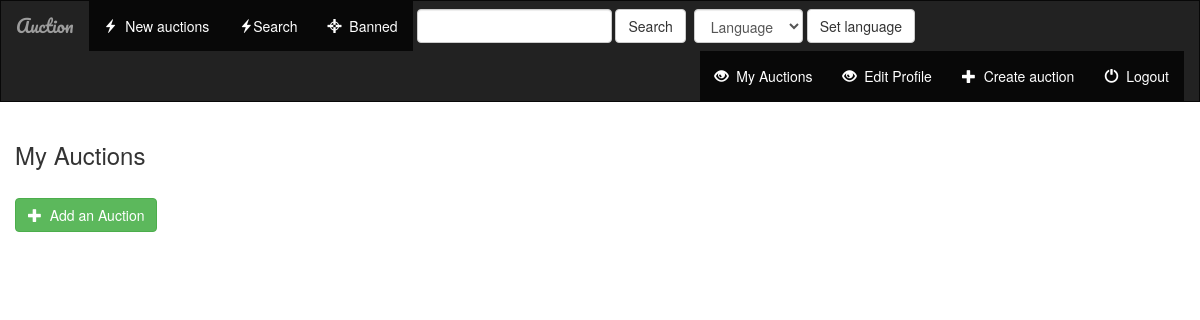
The page /auction/auction/ (signed in) on the database as committed earlier.
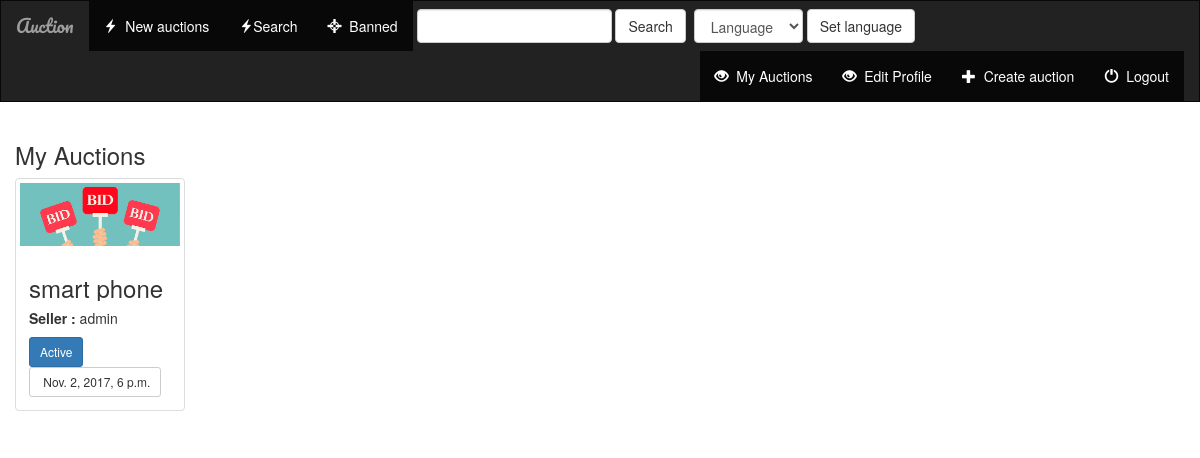
The same page on the database as committed later.
### auction/models.py (models this page shows, shortened)
class Auction(models.Model):
    Set_Status = (
        ('Active', 'Active'),
        ('Banned', 'Banned'),
        ('Due', 'Due'),
        ('Adjudicated', 'Adjudicated'),
    )
    seller_name = models.ForeignKey(User, on_delete=models.CASCADE)
    auction_title = models.CharField(max_length=600)
    description = models.CharField(max_length=5000)
    currency = models.CharField(max_length=20)
    token_edit = models.CharField(max_length=600)
    starting_price = models.DecimalField(max_length=30, max_digits=19, decimal_places=2)
    bidding_price = models.DecimalField(max_length=30, max_digits=19, decimal_places=2, null=True)
    winner_id = models.IntegerField(null=True)
    starting_date = models.DateTimeField(blank=True)
    auction_duration_hours = models.IntegerField(default=72, validators=[MinValueValidator(72)])
    ending_date = models.DateTimeField(blank=True)
    auction_status = models.CharField(max_length=20, choices=Set_Status, default='Active')
    auction_revision = models.IntegerField(default=1)

### auction/views.py (the view)
@login_required(login_url='user:login')
def myAuction(request):
    baseTemplate = setBaseTemplate(request)
    auction = Auction.objects.filter(seller_name_id=request.user.pk, auction_status='Active').order_by('-id')[:10]
    return render(request, 'auction/'+languageFolderSelection(request)+'index.html', {'objectL': auction, 'heading': "My Auctions", 'baseTemplate': baseTemplate})

### auction/views.py (called while the page is built)
def languageFolderSelection(request):
    language = ''
    if 'language' in request.session:
        language = request.session['language']
    if language == 'fi':
        language = 'fi/'
    if language == 'sv':
        language = 'sv/'
    if language == 'en':
        language = ''
    return language

def setBaseTemplate(request):
    if request.user.is_authenticated():
        baseTemplate = "auction/base.html"
    else:
        baseTemplate = "auction/baseVisitor.html"
    return baseTemplate

### auction/templates/auction/index.html (shortened to what this page needs)
{% extends baseTemplate %}
{% block body %}
{% load staticfiles %}
<div class="albums-container container-fluid">
    <div class="row">
        <div class="col-sm-12">
            <h3>{{ heading }}</h3>
        </div>
        {% if objectL %}
            {% for auction in objectL %}
                <div class="col-sm-4 col-lg-2">
                        <div class="thumbnail">
                        {% if auction.auction_status == 'Banned' %}
                        <a href="javascript:;">
                            <img src="{% static 'auction/images/auctionLogo.jpg' %}" class="img-responsive">
                        </a>
                        {% else %}
                        <a href="{% url 'auction:detail' auction.id%}">
                            <img src="{% static 'auction/images/auctionLogo.jpg' %}" class="img-responsive">
                        </a>
                        {% endif %}
                        <div class="caption">
                            <h3 data-toggle="tooltip" title="{{ auction.auction_title }}" style="overflow: hidden">{{ auction.auction_title }}</h3>
                            <h5><strong>Seller : </strong>{{ auction.seller_name }}</h5>
                            <a data-toggle="tooltip" title="Status" href="javascripr:;" class="btn btn-primary btn-sm" role="button">{{ auction.auction_status }}</a>
                            <a data-toggle="tooltip" title="End Date & Time" href="javascripr:;" class="btn btn-default btn-sm btn-favorite" role="button">
                                <span class="">&nbsp;{{ auction.ending_date }}</span>
                            </a>
                        </div>
                    </div>
                </div>
            {% endfor %}
        {% else %}
            {% if heading != 'Banned Auctions' %}
                <div class="col-sm-12">
                    <br>
                    <a href="{% url 'auction:auction-add' %}">
                        <button type="button" class="btn btn-success">
                            <span class="glyphicon glyphicon-plus"></span>&nbsp; Add an Auction
                        </button>
                    </a>
                </div>
            {% endif %}
        {% endif %}
     </div>
    </div>
{% endblock %}

### auction/templates/auction/base.html (shortened to what this page needs)
<!DOCTYPE html>
<html lang="en">
<head>
    {% load staticfiles %}
    <link rel="stylesheet" href="https://maxcdn.bootstrapcdn.com/bootstrap/3.3.6/css/bootstrap.min.css">
    <link rel="stylesheet" type="text/css" href="{% static 'auction/style.css' %}"/>
</head>
<body>
<nav class="navbar navbar-inverse">
    <div class="container-fluid">
        <div class="navbar-header">
            <a class="navbar-brand active" href="{% url 'auction:index' %}">Auction</a>
        </div>
        <div class="collapse navbar-collapse" id="topNavBar">
            <ul class="nav navbar-nav">
                <li class="active"><a href="{% url 'auction:index' %}"><span class="glyphicon glyphicon-flash" aria-hidden="true"></span>&nbsp; New auctions</a></li>
                <li class="active"><a href="{% url 'auction:search' %}"><span class="glyphicon glyphicon-flash" aria-hidden="true"></span>Search</a></li>
                {% if user.is_superuser %}
                <li class="active"><a href="{% url 'auction:banned' %}"><span class="glyphicon glyphicon-screenshot" aria-hidden="true"></span>&nbsp; Banned</a></li>
                {% endif %}
            </ul>
            <form style="padding: 0px 4px;" class="navbar-form navbar-left" role="search" method="get" action="{% url 'auction:index' %}">
                <div class="form-group">
                    <input type="text" class="form-control" name="q" value="{{ request.GET.q }}">
                </div>
                <button type="submit" class="btn btn-default">Search</button>
            </form>
            <form style="padding: 0px 4px;" class="navbar-form navbar-left" role="lang" method="post" action="{% url 'auction:language' %}">
                <div class="form-group">
                    <select class="form-control" name="lang">
                        <option value="" >Language</option>
                    </select>
                    <button type="submit" class="btn btn-default">Set language</button>
                 </div>
            </form>
            <ul class="nav navbar-nav navbar-right">
                <li class="active">
                    <a href="{% url 'auction:myAuction' %}">
                        <span class="glyphicon glyphicon-eye-open" aria-hidden="true"></span>&nbsp; My Auctions
                    </a>
                </li>
                <li class="active">
                    <a href="{% url 'user:edit-profile' %}">
                        <span class="glyphicon glyphicon-eye-open" aria-hidden="true"></span>&nbsp; Edit Profile
                    </a>
                </li>
                <li class="active">
                    <a href="{% url 'auction:auction-add' %}">
                        <span class="glyphicon glyphicon-plus" aria-hidden="true"></span>&nbsp; Create auction
                    </a>
                </li>
                <li class="active">
                    <a href="{% url 'user:logout'%}">
                        <span class="glyphicon glyphicon-off" aria-hidden="true"></span>&nbsp; Logout
                    </a>
                </li>
            </ul>
        </div>
    </div>
</nav>
{% block body %}
{% endblock %}
</body>
</html>

### auction/static/auction/style.css (style rules this page uses)
body { background: white; }
.navbar { border-radius: 0; }
.navbar-brand { font-family: 'Pacifico', cursive; }

Rows that differ between the two databases and show on the page:
now on this page (row edited): Auction: auction_title "smart phone", seller_name "admin", auction_status "Active", ending_date "Nov. 2, 2017, 6 p.m."
Other text that changed with them:
text no longer shown: "Add an Auction"
